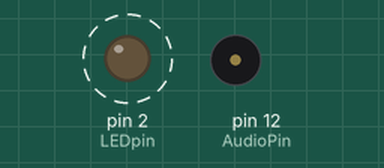
A sketch run on a simulated Arduino Uno, built with avr-gcc and run on an emulated ATmega328P. Parts: output pins drawn as LEDs (lit = HIGH), buzzer (waves = sounding). Dashed ring = blinking.

Above: at 0.15 s.
Timing chart, 0 to 3.0 s (numbered marks = the images above):
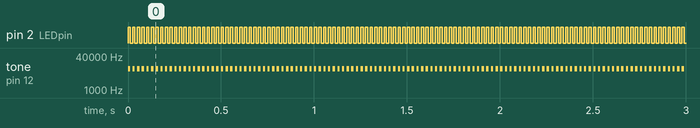

The sketch:

LEDAudio_40HzStim_ArduinoUno.ino
```cpp
/*
  40Hz Audio and Light Flicker Stimuation Code for an Arduino Uno microcontroller

  This code generates 40 Hz flicker during which the light turns on for 12.5 ms and
  then off for 12.5 ms.
  Also plays a 10kHz tone for 12.5 milliseconds every 25 milliseconds (40 Hz, 50% Duty Cycle)

  circuit:
     LED strip lights on digital pin 2
     speaker on digital pin 12

  created 23 Aug 2017
  modifed 27 Jun 2022
  by Matty Attokaren

  http://www.arduino.cc/en/Tutorial/Tone

*/

int LEDpin = 2;  // pin that will output signals to LED strip
int AudioPin = 12; // pin that will output signal to speaker

unsigned long totalTime;
int stimDuration = 3600000;  // flicker stim duration. 3600000 ms = 1 hr

int halfPeriod = 12500;  // 12500 microseconds for 40 Hz w/ 50% duty cycle


void setup() {
  // initialize pins as an outputs
  pinMode(LEDpin, OUTPUT);
  pinMode(AudioPin, OUTPUT);
}


void loop() {
  unsigned long totalTime = millis();

  if ((unsigned long)(totalTime < stimDuration)) // runs stimulation loop for 1 hour
  {
    tone(AudioPin, 10000, 12.5); //Audio Stim: 10KHz tone played for 12.5 milliseconds (for 40 Hz w/ 50% duty cycle)

    digitalWrite(LEDpin, 1);         //Send signal to turn on LED
    delayMicroseconds(halfPeriod);        // Wait 12.5 milliseconds before proceeding to next line of code

    digitalWrite(LEDpin, 0);         // Turns Off LED
    delayMicroseconds(halfPeriod);        // Wait 12.5 milliseconds before proceeding to next line of code
  }
}
```

Measured:
- by itself, pin 2 (LEDpin): alternates HIGH for 0.01 s and LOW for 0.01 s
- by itself, tone on pin 12 (AudioPin): alternates 10000 Hz for 0.01 s and silent for 0.01 s
